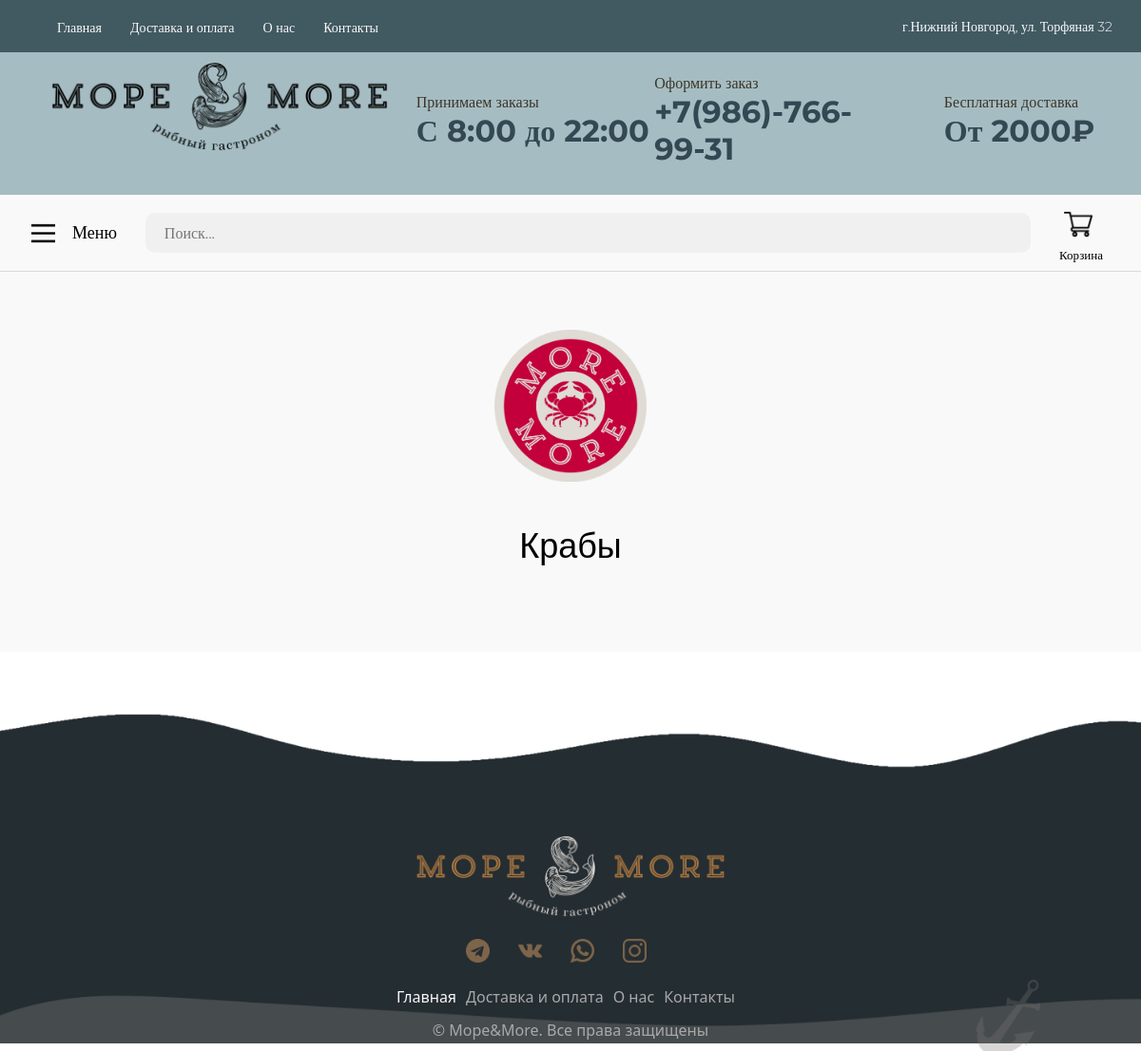
/items/kraby, run on the app's committed database.
### main/models.py (models this page shows, shortened)
class CategoryModel(models.Model):
    name = models.CharField(verbose_name="Название", max_length=40, blank=False)
    image = models.ImageField(upload_to="images/icons/", verbose_name="Название категории")
    slug = models.SlugField(unique=True, max_length=100)
    class Meta:
        verbose_name = 'Категория'
        verbose_name_plural = 'Категории'

### main/views.py (the view)
# urls.py: path('items/<slug:category>', category_page),
def category_page(request, category):
    categories = CategoryModel.objects.all()
    current_category = CategoryModel.objects.get(slug=category)
    under_categories = UnderCategoryModel.objects.filter(cat=current_category.id)
    items = ItemModel.objects.filter(category=current_category.id)
    context = {
        'items': items,
        'current_category': current_category,
        'categories': categories,
        'undercats': under_categories
    }
    return render(request, 'main/category.html', context=context)

### main/templates/main/category.html (shortened to what this page needs)
{% extends "main/base.html" %}
{% load static %}
{% block content %}
{% include "main/components/header.html" with query="" %}
<main>
    <section class="section-name-category" id="home-section">
        <img src="/media/{{ current_category.image }}">
        <h1>{{ current_category.name }}</h1>
    </section>
</main>
{% include "main/components/footer.html" %}
{% endblock content %}

### main/static/main/css/main.css (style rules this page uses)
body { margin: 0; padding: 0; }
h1 { font-family: "Noto Sans Tai Tham", sans-serif; }
.section-name-category img { height: 40%; }
.section-name-category h1 { font-family: "Montserrat", sans-serif; font-weight: 200; font-size: 36px; }
.section-name-category { display: flex; justify-content: center; align-items: center; flex-direction: column; background-color: #f9f9f9; gap: 15px; width: 100%; height: 400px; }

### data on the page
CategoryModel: image (picture), name "Крабы"
